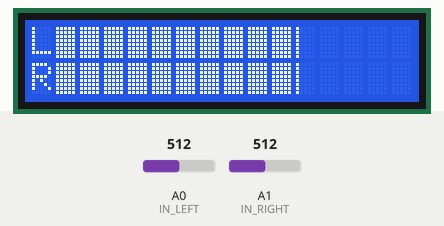
This sketch was run on a simulated Arduino Uno, built with avr-gcc and run on an emulated ATmega328P. Parts: 16×2 character LCD. The inputs (shaded band) are chosen by the test bench; at power-on: A0 (IN_LEFT) = 512, A1 (IN_RIGHT) = 512.

Above: at 1.3 s.
1.4 s: A0 (IN_LEFT) set to 438
At 2.8 s:
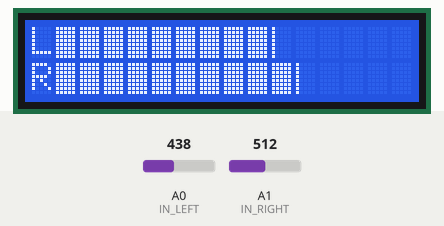
3.3 s: A0 (IN_LEFT) set to 403
At 4.3 s:
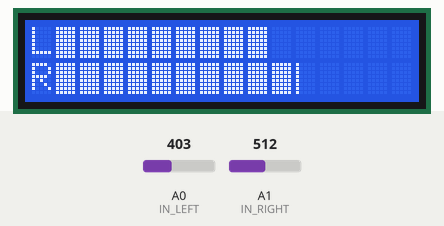
5.3 s: A1 (IN_RIGHT) set to 433
At 6.6 s:
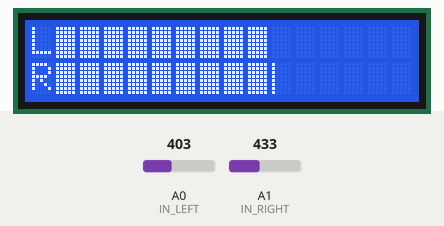
6.9 s: A1 (IN_RIGHT) set to 412
At 8.3 s:
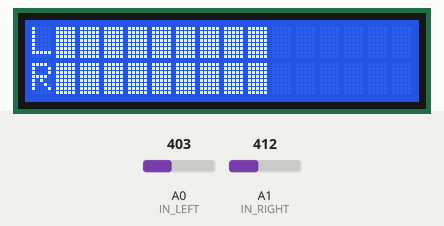
8.9 s: A0 (IN_LEFT) set to 354
At 9.4 s:
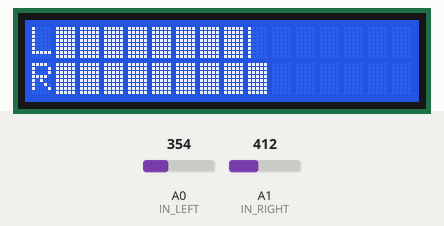
10.4 s: A0 (IN_LEFT) set to 333
At 12.0 s:
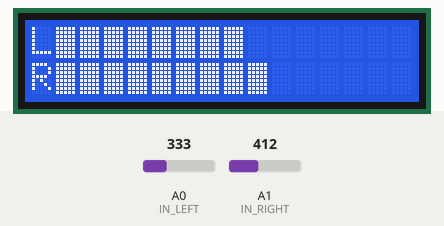
Timing chart, 0 to 13.2 s (numbered marks = the images above; inputs shaded):
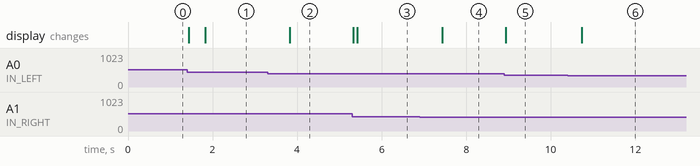

Measured:
- the behaviour switches between 421 and 420 on A0 (IN_LEFT) (found by bisection; images 1 and 2)
- the behaviour switches between 421 and 420 on A1 (IN_RIGHT) (found by bisection; images 3 and 4)
- the behaviour switches between 343 and 342 on A0 (IN_LEFT) (found by bisection; images 5 and 6)
- after the input at 1.4 s, the display: first changes at once (image 1 shows a later state)
- after the input at 3.3 s, the display: changes after 0.53 s (image 2)
- after the input at 5.3 s, the display: first changes at once (image 3 shows a later state)
- after the input at 6.9 s, the display: changes after 0.53 s (image 4)
- after the input at 8.9 s, the display: changes at once (image 5)
- after the input at 10.4 s, the display: changes after 0.33 s (image 6)

The sketch:

vu_meter.ino
```cpp
#include <Wire.h>
#include <LiquidCrystal_I2C.h>
LiquidCrystal_I2C lcd(0x27, 16, 2);
/* Modify the pin number below to meet your board
*/
#define IN_LEFT    A0   // analog input for left channel
#define IN_RIGHT   A1  // analog input for right channel


/* Other minor configurable value
*/
#define T_REFRESH    100            // msec bar refresh rate
#define T_PEAKHOLD   3*T_REFRESH    // msec peak hold time before return

/* local variable
*/
byte  fill[6]={ 0x20,0x00,0x01,0x02,0x03,0xFF };      // character used to fill (0=empty  5=full)
byte  peak[7]={ 0x20,0x00,0x04,0x05,0x06,0x07,0x20 }; // character used to peak indicator
int   lmax[2];                                        // level max memory
int   dly[2];                                         // delay & speed for peak return

void  bar  ( int row,int lev )
{
  lcd.setCursor( 0,row );
  lcd.write( row ? 'R' : 'L' );
  for( int i=1 ; i<16 ; i++ )
  {
    int f=constrain( lev      -i*5,0,5 );
    int p=constrain( lmax[row]-i*5,0,6 );
    if( f )
      lcd.write( fill[ f ] );
    else
      lcd.write( peak[ p ] );
  }
  if( lev>lmax[row] )
  {
    lmax[row] = lev;
    dly[row]  = -(T_PEAKHOLD)/T_REFRESH;                // Starting delay value. Negative=peak don't move
  }
  else
  {
    if( dly[row]>0 )
      lmax[row] -= dly[row];

    if( lmax[row]<0 )
      lmax[row]=0;
    else
      dly[row]++;
  }
}

byte block[8][8]=
{
  { 0x10,0x10,0x10,0x10,0x10,0x10,0x10,0x10 },  // define character for fill the bar
  { 0x18,0x18,0x18,0x18,0x18,0x18,0x18,0x18 },
  { 0x1C,0x1C,0x1C,0x1C,0x1C,0x1C,0x1C,0x1C },
  { 0x1E,0x1E,0x1E,0x1E,0x1E,0x1E,0x1E,0x1E },

  { 0x08,0x08,0x08,0x08,0x08,0x08,0x08,0x08 },  // define character for peak level
  { 0x04,0x04,0x04,0x04,0x04,0x04,0x04,0x04 },
  { 0x02,0x02,0x02,0x02,0x02,0x02,0x02,0x02 },
  { 0x01,0x01,0x01,0x01,0x01,0x01,0x01,0x01 },
};

void  setup  ( void )
{
  lcd.begin();
  for( int i=0 ; i<8 ; i++ )
    lcd.createChar( i,block[i] );
}

long  lastT=0;

void  loop  ( void )
{
  if( millis()<lastT )
    return;
  lastT += T_REFRESH;
  int anL = map( sqrt( analogRead( IN_LEFT  )*16 ),0,128,0,80 );  // sqrt to have non linear scale (better was log)
  int anR = map( sqrt( analogRead( IN_RIGHT )*16 ),0,128,0,80 );
  bar( 0,anL );
  bar( 1,anR );
}
```
